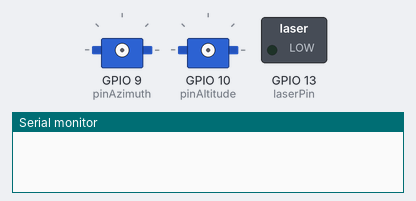
Bench run of a sketch on a simulated ESP32. Shown: 2 × servo, switched loads named in the sketch (green lamp = pin HIGH), the last lines printed to the serial monitor. WiFi joins after 1.5 s; servers stay silent unless stated.

Above: at 0.1 s.
At 1.8 s:
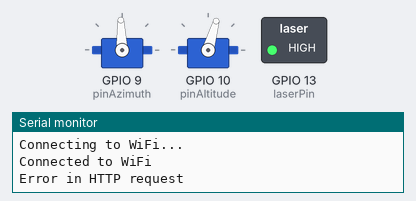
Timing chart, 0 to 3.3 s (numbered marks = the images above):
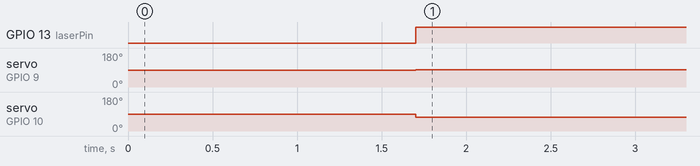

Measured:
- by itself, GPIO 13 (laserPin): LOW → HIGH at 1.7 s
- by itself, servo on GPIO 9 (pinAzimuth): 90° → 92° at 1.7 s
- by itself, servo on GPIO 10 (pinAltitude): 90° → 74° at 1.7 s

The sketch:

ESP32-ISS-Laserpointer.ino
```cpp
#include <WiFi.h>
#include <HTTPClient.h>
#include <Servo.h>

Servo servoAzimuth;  // Servo for azimuth (rotation)
Servo servoAltitude; // Servo for altitude (tilt)

const int pinAzimuth = 9;  // Servo control pin for azimuth
const int pinAltitude = 10; // Servo control pin for altitude
const int laserPin = 13;    // Laser control pin (set to appropriate pin)

const char* ssid = "your_SSID";
const char* password = "your_PASSWORD";

// User location: Alkmaar, Netherlands (latitude, longitude)
float latitude_user = 52.632381;
float longitude_user = 4.748206;

// Endpoint for ISS position from Mimic API
const String apiUrl = "https://iss-mimic.github.io/Mimic/";

// Setup Wi-Fi and servos
void setup() {
  Serial.begin(115200);

  // Connect to Wi-Fi
  WiFi.begin(ssid, password);
  while (WiFi.status() != WL_CONNECTED) {
    delay(500);
    Serial.println("Connecting to WiFi...");
  }
  Serial.println("Connected to WiFi");

  // Attach servos
  servoAzimuth.attach(pinAzimuth);
  servoAltitude.attach(pinAltitude);

  // Set initial servo positions (pointing to the sky)
  servoAzimuth.write(90); // Azimuth 90° (North)
  servoAltitude.write(90); // Altitude 90° (horizontal)

  // Initialize laser pin
  pinMode(laserPin, OUTPUT);
  digitalWrite(laserPin, LOW); // Turn off the laser initially
}

// Main loop
void loop() {
  // Fetch the ISS position
  String response = getISSPosition();

  // Parse the response to extract latitude, longitude, and altitude
  float latitude_ISS = parseLatitude(response);
  float longitude_ISS = parseLongitude(response);
  float altitude_ISS = parseAltitude(response);

  // Calculate the azimuth and altitude
  float azimuth = calculateAzimuth(latitude_user, longitude_user, latitude_ISS, longitude_ISS);
  float altitude = calculateAltitude(latitude_user, longitude_user, latitude_ISS, longitude_ISS);

  // Map azimuth (0-360°) to servo range (0-180°)
  int azimuthServoAngle = map(azimuth, 0, 360, 0, 180);
  // Map altitude (0-90°) to servo range (0-180°)
  int altitudeServoAngle = map(altitude, 0, 90, 0, 180);

  // Update the servos only if the altitude is above the horizon (positive altitude)
  servoAzimuth.write(azimuthServoAngle);
  servoAltitude.write(altitudeServoAngle);

  // Turn the laser on only if the ISS is at least 10° above the horizon
  if (altitude > 10) {
    digitalWrite(laserPin, HIGH);  // Turn the laser on
  } else {
    digitalWrite(laserPin, LOW);   // Turn the laser off
  }

  // Delay before next update
  delay(1000);  // Update every second
}

// Function to get the ISS position from the Mimic API
String getISSPosition() {
  HTTPClient http;
  String response = "";

  // Make the GET request to the API
  http.begin(apiUrl);
  int httpCode = http.GET();
  if (httpCode > 0) {
    response = http.getString(); // Get the response body as a string
  } else {
    Serial.println("Error in HTTP request");
  }
  http.end();
  return response;
}

// Functions to parse the ISS data from the response (assuming JSON format)
float parseLatitude(String response) {
  int latStart = response.indexOf("\"latitude\":") + 11;
  int latEnd = response.indexOf(",", latStart);
  String latStr = response.substring(latStart, latEnd);
  return latStr.toFloat();
}

float parseLongitude(String response) {
  int lonStart = response.indexOf("\"longitude\":") + 12;
  int lonEnd = response.indexOf(",", lonStart);
  String lonStr = response.substring(lonStart, lonEnd);
  return lonStr.toFloat();
}

float parseAltitude(String response) {
  int altStart = response.indexOf("\"altitude\":") + 11;
  int altEnd = response.indexOf(",", altStart);
  String altStr = response.substring(altStart, altEnd);
  return altStr.toFloat();
}

// Calculate the Azimuth (bearing) in degrees
float calculateAzimuth(float lat1, float lon1, float lat2, float lon2) {
  float deltaLon = radians(lon2 - lon1);
  lat1 = radians(lat1);
  lat2 = radians(lat2);

  float x = sin(deltaLon) * cos(lat2);
  float y = cos(lat1) * sin(lat2) - sin(lat1) * cos(lat2) * cos(deltaLon);

  float azimuth = atan2(x, y);
  azimuth = degrees(azimuth);
  if (azimuth < 0) {
    azimuth += 360; // Normalize azimuth to 0-360°
  }

  return azimuth;
}

// Calculate the Altitude (elevation angle) in degrees
float calculateAltitude(float lat1, float lon1, float lat2, float lon2) {
  lat1 = radians(lat1);
  lat2 = radians(lat2);
  lon1 = radians(lon1);
  lon2 = radians(lon2);

  float deltaLon = lon2 - lon1;
  float sinAltitude = sin(lat1) * sin(lat2) + cos(lat1) * cos(lat2) * cos(deltaLon);

  float altitude = asin(sinAltitude);  // Altitude in radians
  return degrees(altitude); // Convert to degrees
}
```
